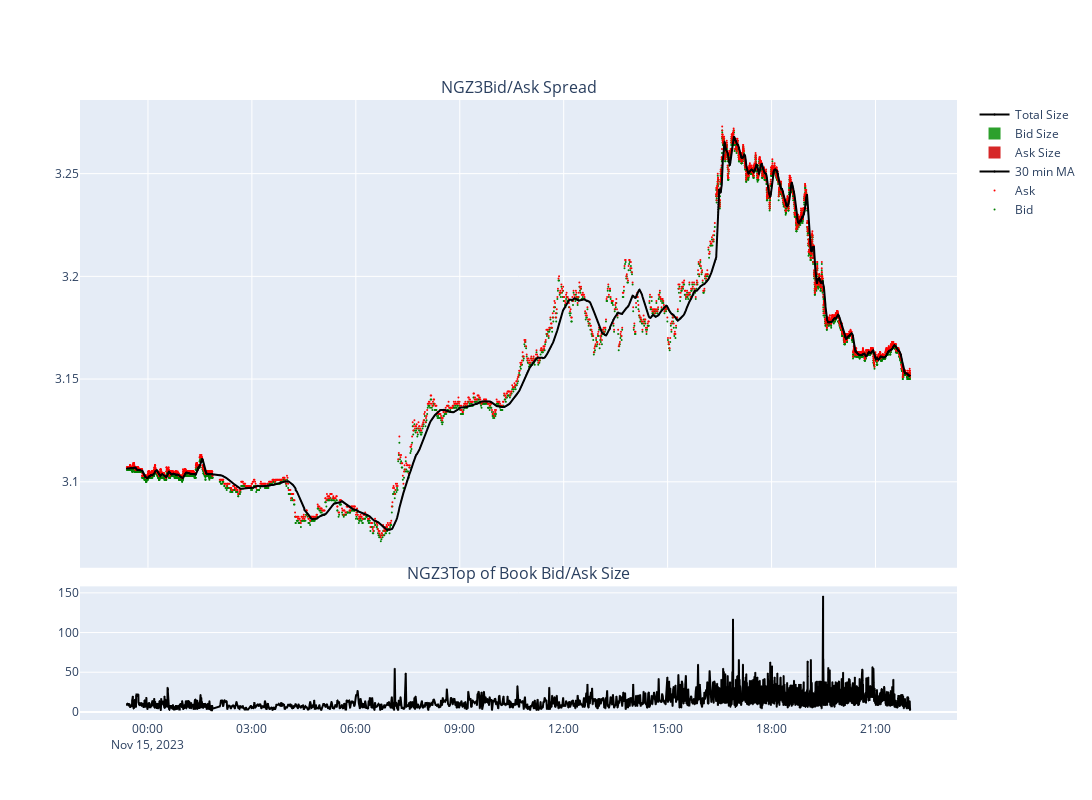

The notebook cell saved with this chart:
### Code cell
contr = 'NGZ3'
base_dir = '/Users/thomasmbird/Documents/Quant Stuff/LiveMktData/Commodities/'
file = base_dir+'/'+contr+'/top_of_book_11_15_23.csv'
tob_data = pd.read_csv(file,index_col='time',parse_dates=['time'])
tob_data = tob_data.dropna()
tob_data = tob_data.drop(tob_data[tob_data['bid'] == -1].index)
tob_data = tob_data.drop(tob_data[tob_data['ask'] == -1].index)

#print(tob_data.tail(5).to_string())

tob_data['MMA30']= (tob_data['bid']/2+tob_data['ask']/2).rolling(window=30,min_periods=1).mean()

fig = make_subplots(rows=2, cols=1, shared_xaxes=True,
                                vertical_spacing=0.03, subplot_titles=(contr+'Bid/Ask Spread', contr+'Top of Book Bid/Ask Size'),
                                row_width=[0.2, 0.7])
            
fig.add_trace(go.Scatter(x=tob_data.index,y=tob_data['bid'],mode='markers',name='Bid',
                         marker=dict(
    color='Green',
    size=2,
    )),
              row=1, col=1)
fig.add_trace(go.Scatter(x=tob_data.index,y=tob_data['ask'],mode='markers',name='Ask',
                         marker=dict(
    color='Red',
    size=2,
    )),
              row=1, col=1)
fig.add_trace(go.Scatter(x=tob_data.index,y=tob_data['MMA30'],mode='markers+lines',name='30 min MA',
                         marker=dict(
    color='Black',
    size=1,
    )),
              row=1, col=1)



#fig.add_trace(go.Candlestick(x=es_df.index, open=es_df['open'],
#                   high=es_df['high'], low=es_df['low'], close=es_df['close'],
#                             name="OHLC"),
#              row=1, col=1)
#fig.add_trace(go.Scatter(x=es_df.index,y=es_df['MMA30'],mode='markers',
#                         marker=dict(
#    color='LightSkyBlue',
#    size=8,
#    )),
#              row=1, col=1)
#fig.update_traces(marker_color='blue')
#fig.update(layout_xaxis_rangeslider_visible=False)

################################################################################################################################################
######        Stacked Bar graphs for volume
################################################################################################################################################

fig.add_trace(go.Bar(x=tob_data.index, y=tob_data['askSize'], marker = dict(color='#d62728'), name='Ask Size'),
              row=2, col=1)
fig.add_trace(go.Bar(x=tob_data.index, y=tob_data['bidSize'], marker = dict(color='#2ca02c'), name='Bid Size'),
              row=2, col=1)

fig.add_trace(go.Scatter(x=tob_data.index,y=(tob_data['askSize']+tob_data['bidSize']),mode='markers+lines',name='Total Size',
                          marker=dict(
     color='Black',
     size=1,
     )),
               row=2, col=1)

fig.update_layout(barmode = 'stack')

fig.update_traces(
      marker_line_width = 0,
      selector=dict(type="bar"))

fig.update_layout(bargap=0,
                  bargroupgap = 0,
                 )




#fig.update_traces(marker_color='rgba(0,0,250, 0.5)',
#                  marker_line_width=0,
#                  selector=dict(type="bar"))
fig.update_layout({'autosize': False, 'height':800,'width':1200})
clear_output(wait=True)
        #fig.show()
        
display(fig)
print(tob_data['lastSize'].sum())

### Figure 1 — Plotly figure (JSON) as saved in the notebook; plotly's stock layout.template omitted (floating-point values rounded to 4 significant figures; data arrays with more than 128 entries replaced by an {"elided": "..."} marker saying what was removed)
{"data": [{"marker": {"color": "Green", "size": 2}, "mode": "markers", "name": "Bid", "x": {"elided": "4054 str values"}, "y": {"elided": "4054 float values"}, "type": "scatter", "xaxis": "x", "yaxis": "y"}, {"marker": {"color": "Red", "size": 2}, "mode": "markers", "name": "Ask", "x": {"elided": "4054 str values"}, "y": {"elided": "4054 float values"}, "type": "scatter", "xaxis": "x", "yaxis": "y"}, {"marker": {"color": "Black", "size": 1}, "mode": "markers+lines", "name": "30 min MA", "x": {"elided": "4054 str values"}, "y": {"elided": "4054 float values"}, "type": "scatter", "xaxis": "x", "yaxis": "y"}, {"marker": {"color": "#d62728", "line": {"width": 0}}, "name": "Ask Size", "x": {"elided": "4054 str values"}, "y": {"elided": "4054 float values"}, "type": "bar", "xaxis": "x2", "yaxis": "y2"}, {"marker": {"color": "#2ca02c", "line": {"width": 0}}, "name": "Bid Size", "x": {"elided": "4054 str values"}, "y": {"elided": "4054 float values"}, "type": "bar", "xaxis": "x2", "yaxis": "y2"}, {"marker": {"color": "Black", "size": 1}, "mode": "markers+lines", "name": "Total Size", "x": {"elided": "4054 str values"}, "y": {"elided": "4054 float values"}, "type": "scatter", "xaxis": "x2", "yaxis": "y2"}], "layout": {"xaxis": {"anchor": "y", "domain": [0.0, 1.0], "matches": "x2", "showticklabels": false}, "yaxis": {"anchor": "x", "domain": [0.2456, 1.0]}, "xaxis2": {"anchor": "y2", "domain": [0.0, 1.0]}, "yaxis2": {"anchor": "x2", "domain": [0.0, 0.2156]}, "annotations": [{"font": {"size": 16}, "showarrow": false, "text": "NGZ3Bid/Ask Spread", "x": 0.5, "xanchor": "center", "xref": "paper", "y": 1.0, "yanchor": "bottom", "yref": "paper"}, {"font": {"size": 16}, "showarrow": false, "text": "NGZ3Top of Book Bid/Ask Size", "x": 0.5, "xanchor": "center", "xref": "paper", "y": 0.2156, "yanchor": "bottom", "yref": "paper"}], "barmode": "stack", "bargap": 0, "bargroupgap": 0, "autosize": false, "height": 800, "width": 1200}}
